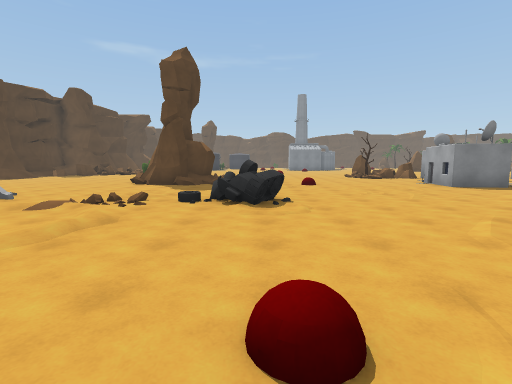
view 1 (above)

24 first-person views from a walk through a Unity game level. The camera is 1.5 m above the floor, tilts 6° down and sees 85° across. The floor is counted in squares, 2 m on a side. Each view is taken from the middle of a square. On the plan, view 1 faces up. The plan holds only what a view shows up to about 10 squares ahead; the rest is blank. The place goes on beyond the plan. Some animated figures are left out.

view 2
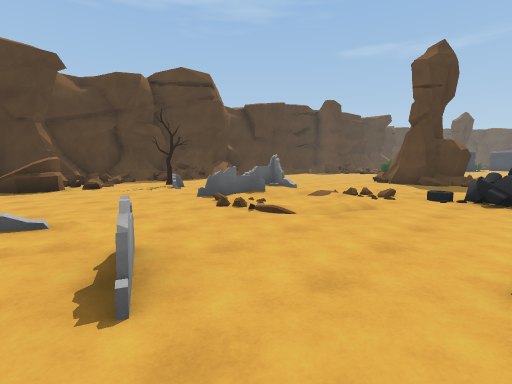

view 3
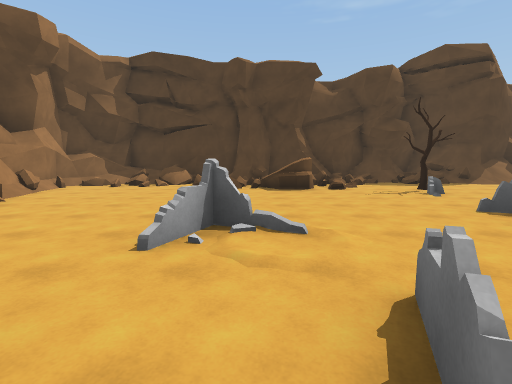

view 4
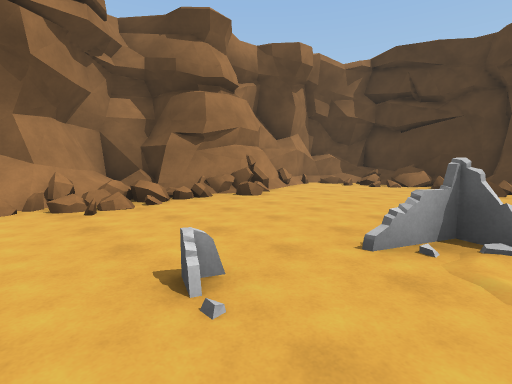

view 5
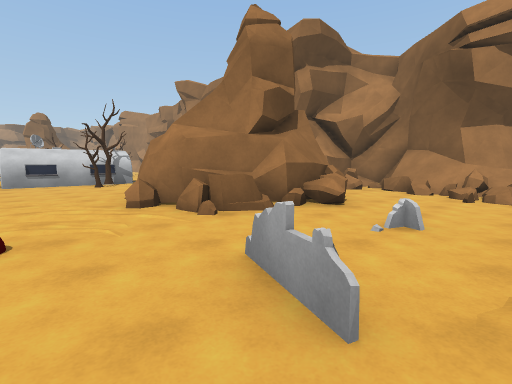

view 6
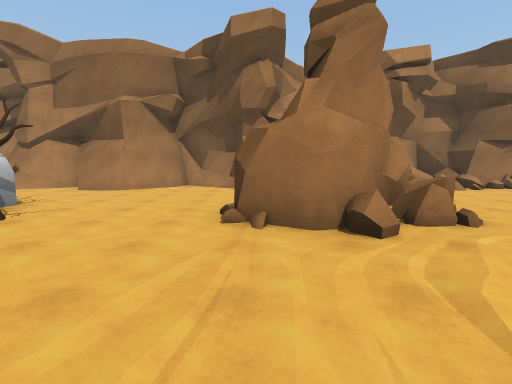

view 7
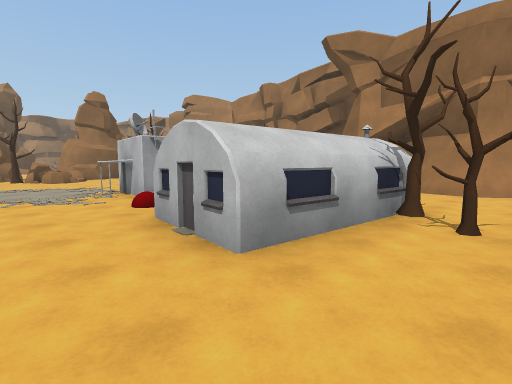

view 8
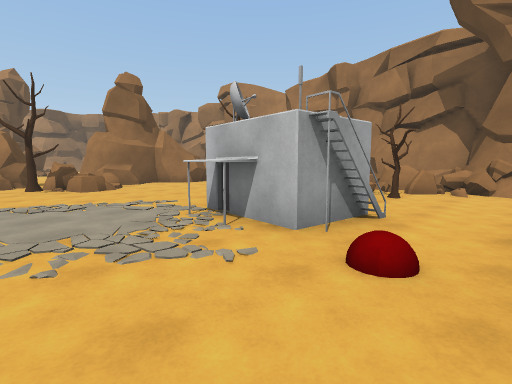

view 9
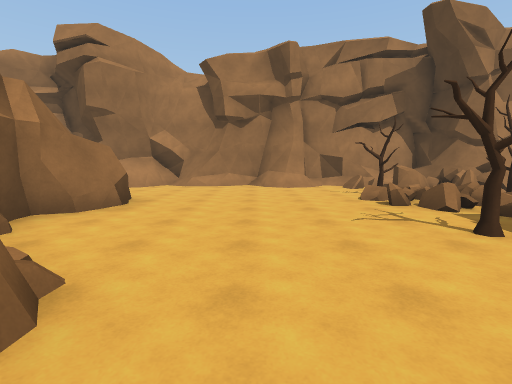

view 10
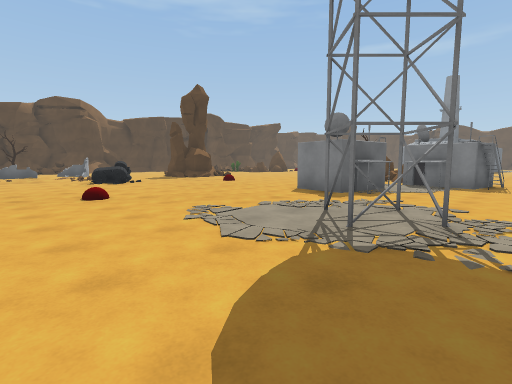

view 11
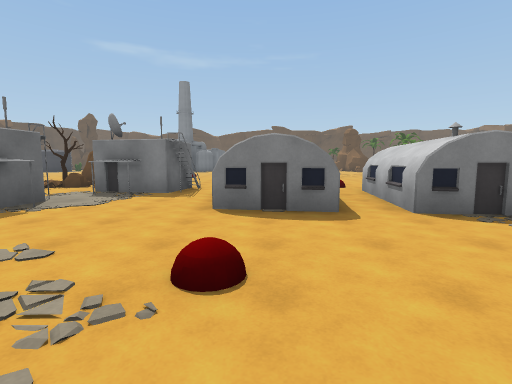

view 12
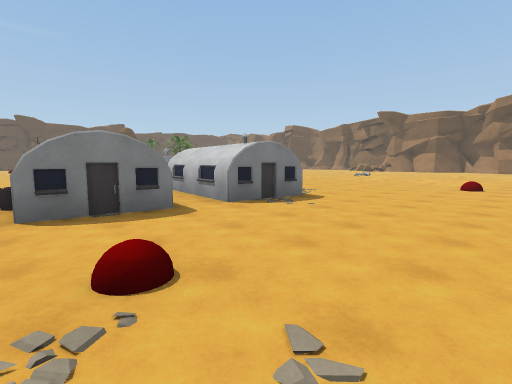

view 13
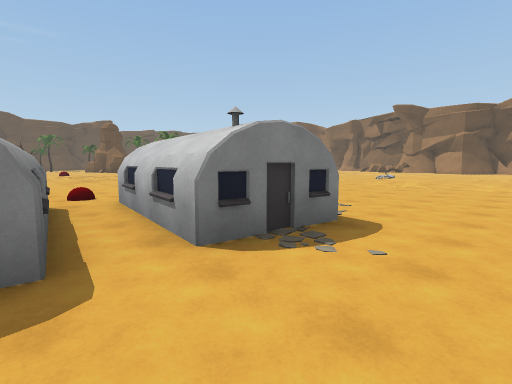

view 14
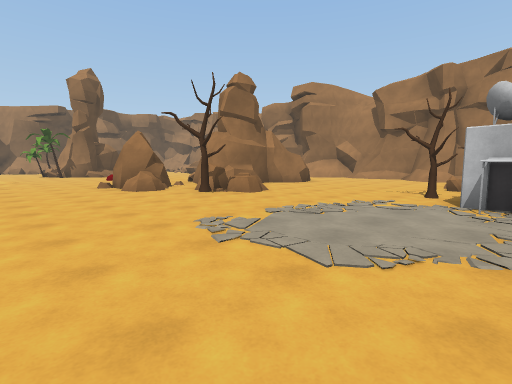

view 15
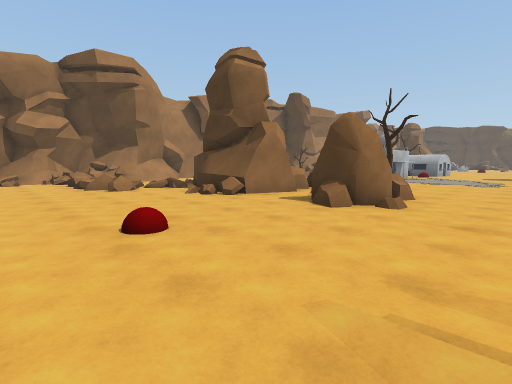

view 16
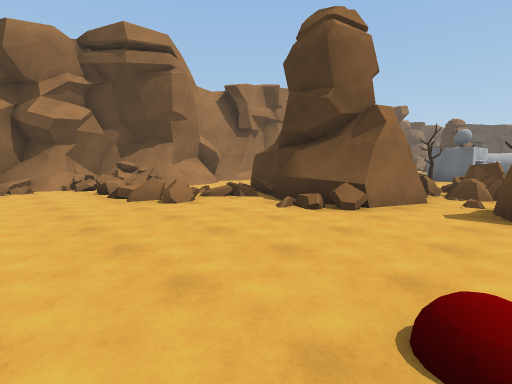

view 17
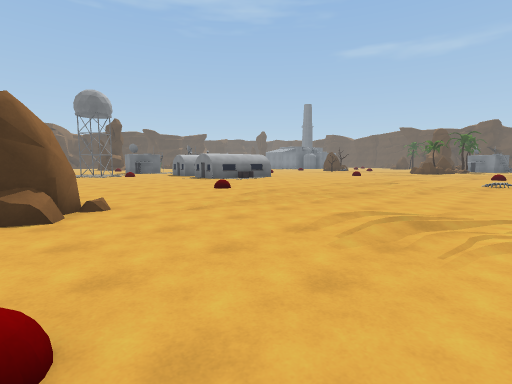

view 18
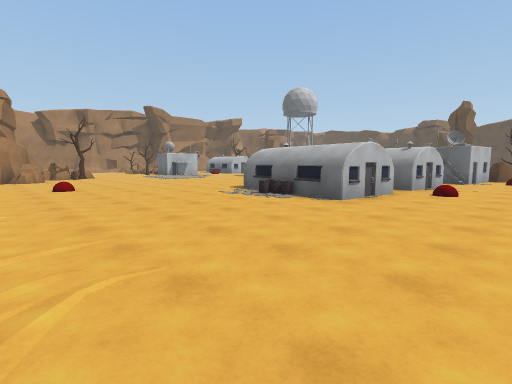

view 19
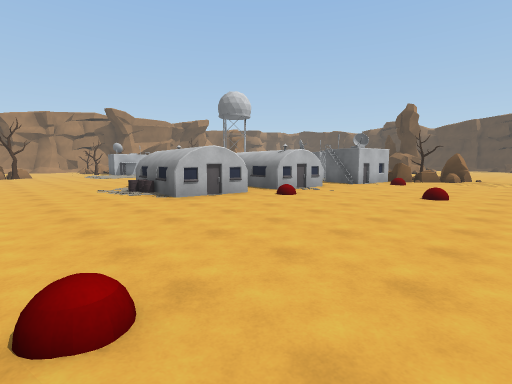

view 20
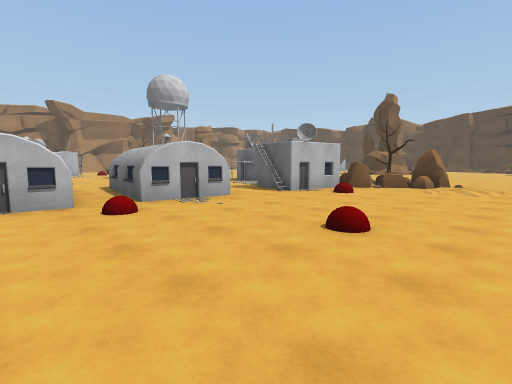

view 21
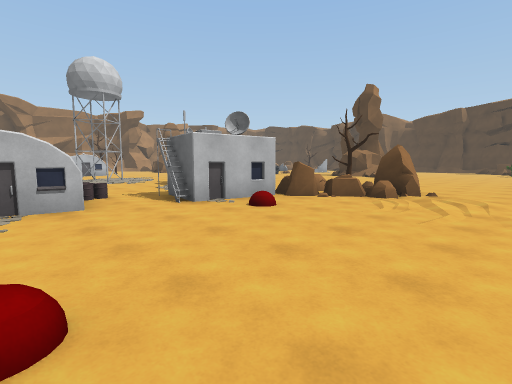

view 22
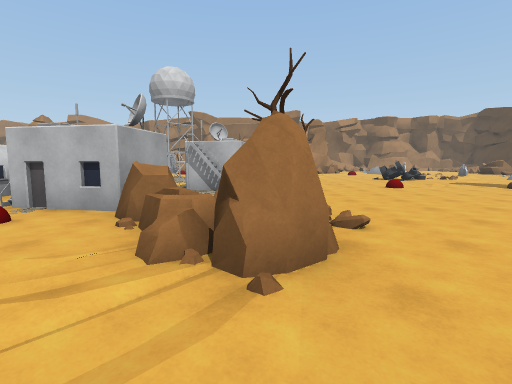

view 23
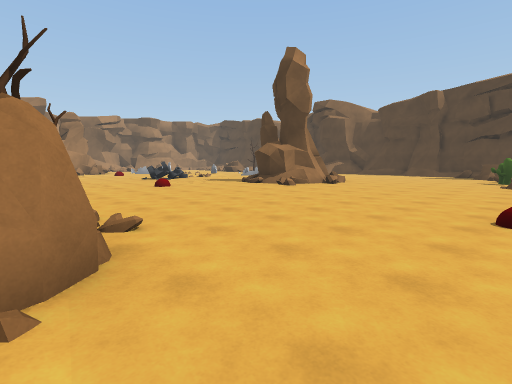

view 24
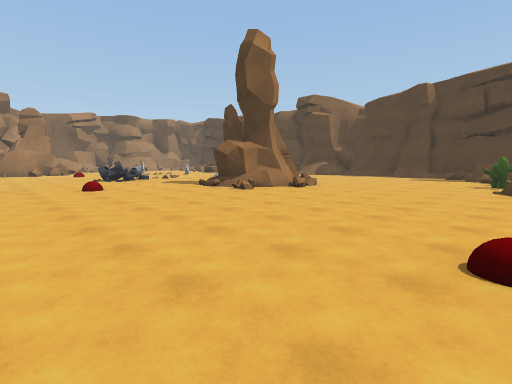

### Floor plan
Key: @ floor where view 1 was taken; # wall or solid block; x gap in a wall; . main floor; : floor 0.25 m higher than the main floor; + floor 0.5 m higher than the main floor; * floor 0.75 m higher than the main floor; / step, stairs or slope; = window, fence, low wall or low ledge; ^ raised ledge; B building; T tree; R rock; C cactus; O other object.
Columns run from 12 left of view 1 to 27 right of it. Each row starts with its distance up from view 1.
 18      COO.........................
 17    =+C...........................
 16     ..............R..............
 15      .............RR...............
 14       ...........:TRR..............
 13        .//..........BBB.B..........  ..
 12         ##=......  .BB#.BB.BB...... ..#
 11         ###......  B...BBB.BBB..........
 10     ....###........B#...BB.BBB...../....
  9     ..............BBB......BB...........
  8      ...................................
  7  /.   ..................................
  6  =.. ##....=#........##.................
  5   ... ..///.^........##.................
  4  ......=/./............. ...............
  3  =..T..=/./............. ...............
  2 #=#.....//.......................RR.....
  1 #=##...........................T.R#.....
  0 # ==......=.@.......BB.:.BB...RRR.......
 -1 ###...........#....TB ..BB#....R^##/....
 -2 # #    .=.../###...TB  .# T.....###/....
 -3 ##=.......=./#  ....B ...x/.....###.....
 -4 #=#.........##  ..... ..T=/.....##//=...
 -5 #==..........#  .........#T/....##.:==..
 -6  =#...#.=x#..   ../##./===..........==..
 -7  ########*#===# //#######^=......//.#..
 -8  #  #   ###########    ^//x.#.##//#=====
 -9         ##= ##         ^#^########=#####
-10                                    ##

Positions as (right, up) in squares from view 1, and headings:
1: (0, 0), facing up
2: (0, -1), facing up-left
3: (-1, -1), facing left
4: (-1, -1), facing down-left
5: (-3, 1), facing down-right
6: (3, 2), facing down
7: (6, 2), facing down-right
8: (10, 2), facing down-right
9: (17, 1), facing down
10: (11, 2), facing up-left
11: (12, 5), facing up
12: (11, 5), facing up-right
13: (13, 7), facing up-right
14: (13, 5), facing down-right
15: (27, 4), facing down-left
16: (27, 1), facing down-left
17: (27, 1), facing up-left
18: (22, 15), facing down-left
19: (20, 18), facing down-left
20: (16, 18), facing down-left
21: (13, 18), facing down-left
22: (6, 18), facing down
23: (6, 18), facing down-left
24: (4, 18), facing down-left
